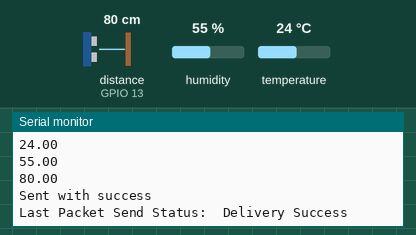
Recording of a sketch running on a simulated ESP32. Shown: the last lines printed to the serial monitor. Wiring (inferred from the names in the program): ultrasonic range finder: trigger GPIO 12; echo GPIO 13. The test bench sets the inputs (shaded band); at power-on: distance to the obstacle (sensor on GPIO 13) 80 cm, humidity 55 %, temperature 24 °C. The echo pulse lasts 58.3 µs per cm; a WiFi scan finds three made-up networks.

Above: at 3.2 s.
3.3 s: distance to the obstacle (sensor on GPIO 13) set to 2 cm
At 3.81 s:
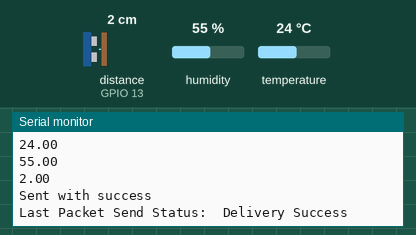
4.8 s: humidity set to 22 %
6.3 s: temperature set to 12 °C
7.8 s: distance to the obstacle (sensor on GPIO 13) set to 4 cm
At 8.31 s:
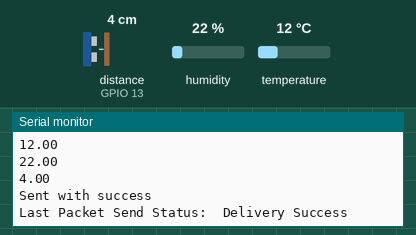
9.3 s: humidity set to 40 %
Timing chart, 0 to 11.8 s (numbered marks = the images above; inputs shaded):
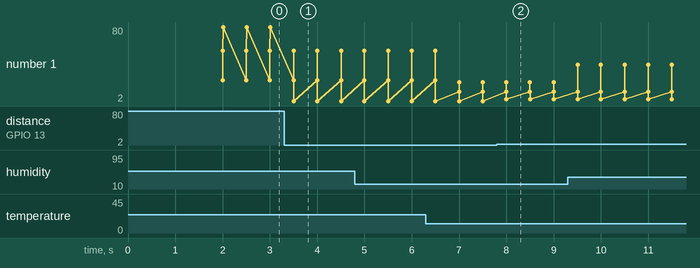

The sketch:

sender_2.ino
```cpp
// (licence header left out)
#include <esp_now.h>
#include <esp_wifi.h>
#include <WiFi.h>
#include <Adafruit_Sensor.h>
#include <DHT.h>

// Set your Board ID (ESP32 Sender #1 = BOARD_ID 1, ESP32 Sender #2 = BOARD_ID 2, etc)
#define BOARD_ID 2

// Digital pin connected to the DHT sensor
#define DHTPIN 14
#define trigPin 12
#define echoPin 13

// Uncomment the type of sensor in use:
#define DHTTYPE    DHT11     // DHT 11
//#define DHTTYPE    DHT22     // DHT 22 (AM2302)
//#define DHTTYPE    DHT21     // DHT 21 (AM2301)

DHT dht;


//MAC Address of the receiver
uint8_t broadcastAddress[] = {0xEC, 0x62, 0x60, 0x76, 0x92, 0x68};

//Structure example to send data
//Must match the receiver structure
typedef struct struct_message {
    int id;
    float temp;
    float hum;
    float dist;
    int readingId;
} struct_message;

//Create a struct_message called myData
struct_message myData;

unsigned long previousMillis = 0;   // Stores last time temperature was published
const long interval = 500;        // Interval at which to publish sensor readings

unsigned int readingId = 0;

// Insert your SSID
constexpr char WIFI_SSID[] = "DBadddmmmooo";

int32_t getWiFiChannel(const char *ssid) {
  if (int32_t n = WiFi.scanNetworks()) {
      for (uint8_t i=0; i<n; i++) {
          if (!strcmp(ssid, WiFi.SSID(i).c_str())) {
              return WiFi.channel(i);
          }
      }
  }
  return 0;
}

float readDHTTemperature() {
  // Sensor readings may also be up to 2 seconds 'old' (its a very slow sensor)
  // Read temperature as Celsius (the default)
  float t = dht.getTemperature();
  // Read temperature as Fahrenheit (isFahrenheit = true)
  //float t = dht.readTemperature(true);
  // Check if any reads failed and exit early (to try again).
  if (isnan(t)) {
    Serial.println("Failed to read from DHT sensor!");
    return 0;
  }
  else {
    Serial.println(t);
    return t;
  }
}

float readDHTHumidity() {
  // Sensor readings may also be up to 2 seconds 'old' (its a very slow sensor)
  float h = dht.getHumidity();
  if (isnan(h)) {
    Serial.println("Failed to read from DHT sensor!");
    return 0;
  }
  else {
    Serial.println(h);
    return h;
  }
}

float readDistance(){

  digitalWrite(trigPin, LOW);
  delayMicroseconds(2);
  digitalWrite(trigPin, HIGH);
  delayMicroseconds(10);
  digitalWrite(trigPin, LOW);

  float d = pulseIn(echoPin, HIGH)/58;

  if (isnan(d)) {
    Serial.println("Failed to read from HC_SR04 sensor!");
  }
  else {
    Serial.println(d);
  }

  return d;
}

// callback when data is sent
void OnDataSent(const uint8_t *mac_addr, esp_now_send_status_t status) {
  Serial.print("\r\nLast Packet Send Status:\t");
  Serial.println(status == ESP_NOW_SEND_SUCCESS ? "Delivery Success" : "Delivery Fail");
}

void setup() {
  //Init Serial Monitor
  Serial.begin(115200);

  dht.setup(DHTPIN);
  pinMode(trigPin, OUTPUT);
  pinMode(echoPin, INPUT);
  // Set device as a Wi-Fi Station and set channel
  WiFi.mode(WIFI_STA);

  int32_t channel = getWiFiChannel(WIFI_SSID);

  WiFi.printDiag(Serial); // Uncomment to verify channel number before
  esp_wifi_set_promiscuous(true);
  esp_wifi_set_channel(channel, WIFI_SECOND_CHAN_NONE);
  esp_wifi_set_promiscuous(false);
  WiFi.printDiag(Serial); // Uncomment to verify channel change after

  //Init ESP-NOW
  if (esp_now_init() != ESP_OK) {
    Serial.println("Error initializing ESP-NOW");
    return;
  }

  // Once ESPNow is successfully Init, we will register for Send CB to
  // get the status of Trasnmitted packet
  esp_now_register_send_cb(OnDataSent);

  //Register peer
  esp_now_peer_info_t peerInfo;
  memcpy(peerInfo.peer_addr, broadcastAddress, 6);
  peerInfo.encrypt = false;

  //Add peer
  if (esp_now_add_peer(&peerInfo) != ESP_OK){
    Serial.println("Failed to add peer");
    return;
  }
}

void loop() {
  unsigned long currentMillis = millis();
  if (currentMillis - previousMillis >= interval) {
    // Save the last time a new reading was published
    previousMillis = currentMillis;
    //Set values to send
    myData.id = BOARD_ID;
    myData.temp = readDHTTemperature();
    myData.hum = readDHTHumidity();
    myData.dist = readDistance();
    myData.readingId = readingId++;

    //Send message via ESP-NOW
    esp_err_t result = esp_now_send(broadcastAddress, (uint8_t *) &myData, sizeof(myData));
    if (result == ESP_OK) {
      Serial.println("Sent with success");
    }
    else {
      Serial.println("Error sending the data");
    }
  }
}
```

Measured:
- after the input at 3.3 s, the serial monitor: prints a new line after 0.20 s (image 1)
- after the input at 7.8 s, the serial monitor: prints a new line after 0.20 s (image 2)
- plotted number 1: 80 → 2 after the input at 3.3 s, 2 → 4 after the input at 7.8 s
